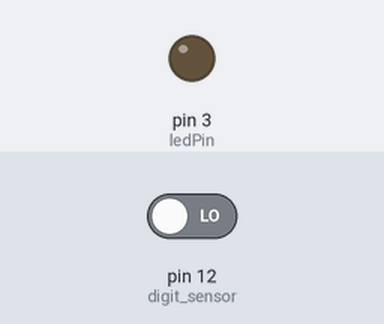
This sketch was run on a simulated Arduino Uno, built with avr-gcc and run on an emulated ATmega328P. Parts: output pins drawn as LEDs (lit = HIGH). The inputs (shaded band) are chosen by the test bench; at power-on: pin 12 (digit_sensor) LOW.

Above: at 1.2 s.
1.3 s: pin 12 (digit_sensor) driven HIGH
At 2.3 s:
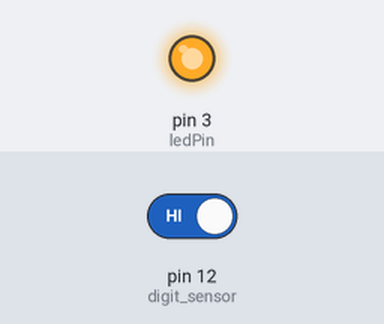
2.8 s: pin 12 (digit_sensor) driven LOW
At 3.5 s:
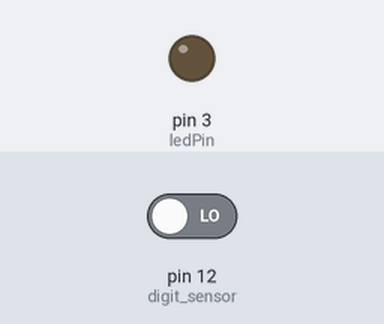
Timing chart, 0 to 5.8 s (numbered marks = the images above; inputs shaded):
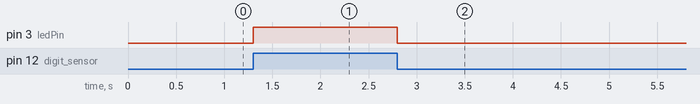

Measured:
- after the input at 1.3 s, pin 3 (ledPin): LOW → HIGH at once
- after the input at 2.8 s, pin 3 (ledPin): HIGH → LOW at once

The sketch:

Touch.ino
```cpp
//Needs work

int digit_sensor = 12; // select the input pin for the potentiometer
int ledPin = 3; // select the pin for the LED
int digitValue ;  //  value from the digit input pin
void setup () {
  pinMode (ledPin, OUTPUT);
  pinMode (digit_sensor, INPUT);
}
void loop () {

  digitValue = digitalRead(digit_sensor);

  if (digitValue == HIGH)
    digitalWrite (ledPin, HIGH);
  else digitalWrite (ledPin, LOW);
}
```
